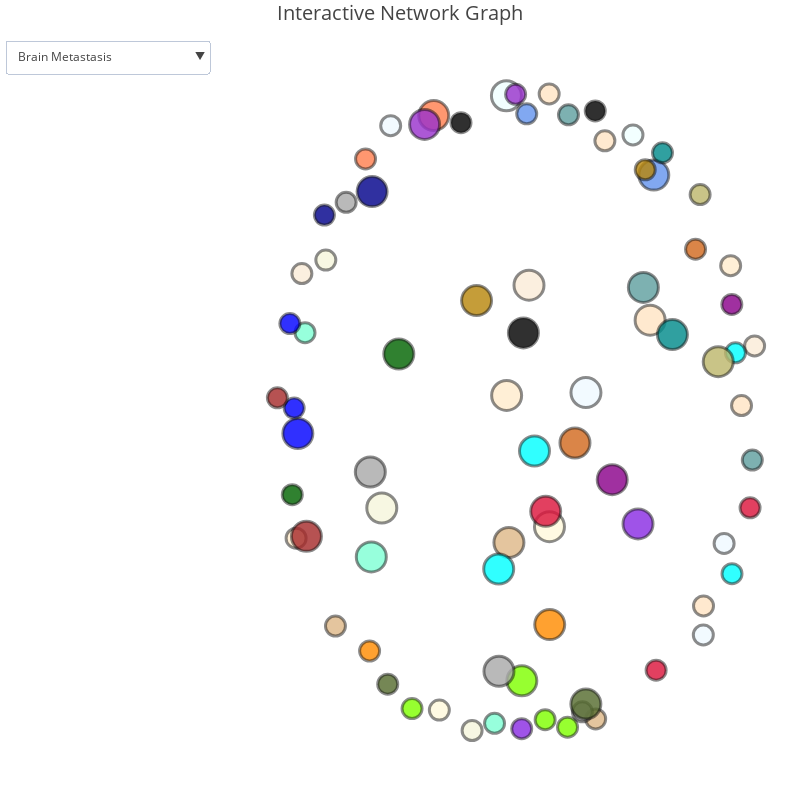

Here is the notebook cell this chart was saved with:
### Code cell
import pandas as pd
import networkx as nx
import plotly.graph_objs as go
import matplotlib.colors as mcolors
import itertools

G = nx.DiGraph()

for index, row in df.iterrows():
    G.add_node(row['Main Topic'], type='Main Topic')
    G.add_node(row['Subtopic'], type='Subtopic')
    G.add_edge(row['Main Topic'], row['Subtopic'])

pos = nx.spring_layout(G, iterations=100, k=1)

colors = itertools.cycle(mcolors.CSS4_COLORS)
node_colors = {}

for component in nx.weakly_connected_components(G):
    color = next(colors)
    for node in component:
        node_colors[node] = color

# Create node traces for Plotly
node_trace = go.Scatter(
    x=[],
    y=[],
    text=[],
    mode='markers',
    hoverinfo='text',
    marker=dict(
        showscale=False,
        size=[], 
        color=[], 
        opacity=0.9,
        line=dict(width=3, color='rgba(0, 0, 0, 0.5)'),
        symbol='circle',
    ))

# Add the nodes and their positions to the node_trace
for node in G.nodes():
    x, y = pos[node]
    node_trace['x'] += (x,)
    node_trace['y'] += (y,)
    
    if G.nodes[node]['type'] == 'Main Topic':
        subtopics = [f"{i+1}. {n}" for i, n in enumerate(G.neighbors(node))]
        hover_text = f"{node}<br>Subtopics:<br>" + "<br>".join(subtopics)
        node_trace['text'] += (hover_text,)
    else:
        node_trace['text'] += ('',)
    
    node_size = 30 if G.nodes[node]['type'] == 'Main Topic' else 20
    node_trace['marker']['size'] += (node_size,)
    
    node_color = mcolors.to_rgba(node_colors[node], alpha=0.9)
    node_trace['marker']['color'] += (f"rgba({int(node_color[0]*255)}, {int(node_color[1]*255)}, {int(node_color[2]*255)}, 0.9)",)

# Pre-create edge traces, initially invisible, and use the color of the main topic
edge_traces = []
for edge in G.edges():
    main_topic = edge[0]  # The main topic is the source node of the edge
    color = mcolors.to_rgba(node_colors[main_topic], alpha=0.9)
    
    x0, y0 = pos[edge[0]]
    x1, y1 = pos[edge[1]]
    edge_traces.append(go.Scatter(
        x=[x0, x1, None],
        y=[y0, y1, None],
        line=dict(width=2, color=f'rgba({int(color[0]*255)}, {int(color[1]*255)}, {int(color[2]*255)}, {color[3]})'),
        hoverinfo='none',
        mode='lines',
        visible=False
    ))

# Create buttons for dropdown menu
buttons = []
main_topics = sorted([node for node in G.nodes() if G.nodes[node]['type'] == 'Main Topic'])

for node in main_topics:
    node_edges = [i for i, edge in enumerate(G.edges()) if edge[0] == node]
    button = dict(
        label=node,
        method='update',
        args=[{
            'visible': [False] * len(edge_traces) + [True],
        }]
    )
    for i in node_edges:
        button['args'][0]['visible'][i] = True  # Make the relevant edges visible
        edge_traces[i]['line']['width'] = 6  # Make the edge bold
    buttons.append(button)

# Create and display the figure
fig = go.Figure(data=edge_traces + [node_trace],
                layout=go.Layout(
                    title='Interactive Network Graph',
                    titlefont_size=20,
                    showlegend=False,
                    hovermode='closest',
                    margin=dict(b=20, l=5, r=5, t=40),
                    xaxis=dict(showgrid=False, zeroline=False, visible=False), 
                    yaxis=dict(showgrid=False, zeroline=False, visible=False),
                    paper_bgcolor='rgba(0,0,0,0)',
                    plot_bgcolor='rgba(0,0,0,0)',
                    width=800,
                    height=800,
                    updatemenus=[{
                        'type': 'dropdown',
                        'showactive': True,
                        'buttons': buttons,
                    }]
                ))

fig.show()

### Figure 1 — Plotly figure (JSON) as saved in the notebook; plotly's stock layout.template omitted (floating-point values rounded to 4 significant figures)
{"data": [{"hoverinfo": "none", "line": {"color": "rgba(240, 248, 255, 0.9)", "width": 6}, "mode": "lines", "type": "scatter", "visible": false, "x": [0.2559, 0.8181, null], "y": [0.05397, -0.4014, null]}, {"hoverinfo": "none", "line": {"color": "rgba(240, 248, 255, 0.9)", "width": 6}, "mode": "lines", "type": "scatter", "visible": false, "x": [0.2559, -0.5389, null], "y": [0.05397, 0.8598, null]}, {"hoverinfo": "none", "line": {"color": "rgba(240, 248, 255, 0.9)", "width": 6}, "mode": "lines", "type": "scatter", "visible": false, "x": [0.2559, 0.7335, null], "y": [0.05397, -0.6779, null]}, {"hoverinfo": "none", "line": {"color": "rgba(250, 235, 215, 0.9)", "width": 6}, "mode": "lines", "type": "scatter", "visible": false, "x": [0.02405, -0.9004, null], "y": [0.3781, 0.4131, null]}, {"hoverinfo": "none", "line": {"color": "rgba(250, 235, 215, 0.9)", "width": 6}, "mode": "lines", "type": "scatter", "visible": false, "x": [0.02405, 0.9423, null], "y": [0.3781, 0.1946, null]}, {"hoverinfo": "none", "line": {"color": "rgba(0, 255, 255, 0.9)", "width": 6}, "mode": "lines", "type": "scatter", "visible": false, "x": [0.0464, 0.8644, null], "y": [-0.1225, 0.1741, null]}, {"hoverinfo": "none", "line": {"color": "rgba(127, 255, 212, 0.9)", "width": 6}, "mode": "lines", "type": "scatter", "visible": false, "x": [-0.6178, -0.1162, null], "y": [-0.4422, -0.9445, null]}, {"hoverinfo": "none", "line": {"color": "rgba(127, 255, 212, 0.9)", "width": 6}, "mode": "lines", "type": "scatter", "visible": false, "x": [-0.6178, -0.8876, null], "y": [-0.4422, 0.2346, null]}, {"hoverinfo": "none", "line": {"color": "rgba(240, 255, 255, 0.9)", "width": 6}, "mode": "lines", "type": "scatter", "visible": false, "x": [-0.06788, 0.4472, null], "y": [0.9501, 0.8316, null]}, {"hoverinfo": "none", "line": {"color": "rgba(245, 245, 220, 0.9)", "width": 6}, "mode": "lines", "type": "scatter", "visible": false, "x": [-0.5751, -0.2076, null], "y": [-0.2945, -0.9663, null]}, {"hoverinfo": "none", "line": {"color": "rgba(245, 245, 220, 0.9)", "width": 6}, "mode": "lines", "type": "scatter", "visible": false, "x": [-0.5751, -0.8029, null], "y": [-0.2945, 0.4538, null]}, {"hoverinfo": "none", "line": {"color": "rgba(255, 228, 196, 0.9)", "width": 6}, "mode": "lines", "type": "scatter", "visible": false, "x": [0.517, 0.7343, null], "y": [0.2726, -0.5903, null]}, {"hoverinfo": "none", "line": {"color": "rgba(255, 228, 196, 0.9)", "width": 6}, "mode": "lines", "type": "scatter", "visible": false, "x": [0.517, 0.1061, null], "y": [0.2726, 0.9555, null]}, {"hoverinfo": "none", "line": {"color": "rgba(255, 228, 196, 0.9)", "width": 6}, "mode": "lines", "type": "scatter", "visible": false, "x": [0.517, 0.8891, null], "y": [0.2726, 0.01467, null]}, {"hoverinfo": "none", "line": {"color": "rgba(255, 228, 196, 0.9)", "width": 6}, "mode": "lines", "type": "scatter", "visible": false, "x": [0.517, 0.3329, null], "y": [0.2726, 0.8139, null]}, {"hoverinfo": "none", "line": {"color": "rgba(0, 0, 0, 0.9)", "width": 6}, "mode": "lines", "type": "scatter", "visible": false, "x": [0.001286, -0.2527, null], "y": [0.2341, 0.8687, null]}, {"hoverinfo": "none", "line": {"color": "rgba(0, 0, 0, 0.9)", "width": 6}, "mode": "lines", "type": "scatter", "visible": false, "x": [0.001286, 0.2937, null], "y": [0.2341, 0.9044, null]}, {"hoverinfo": "none", "line": {"color": "rgba(255, 235, 205, 0.9)", "width": 6}, "mode": "lines", "type": "scatter", "visible": false, "x": [-0.06695, -0.9239, null], "y": [0.0453, -0.3856, null]}, {"hoverinfo": "none", "line": {"color": "rgba(255, 235, 205, 0.9)", "width": 6}, "mode": "lines", "type": "scatter", "visible": false, "x": [-0.06695, 0.8449, null], "y": [0.0453, 0.4371, null]}, {"hoverinfo": "none", "line": {"color": "rgba(0, 0, 255, 0.9)", "width": 6}, "mode": "lines", "type": "scatter", "visible": false, "x": [-0.9167, -0.9318, null], "y": [-0.0695, 0.007206, null]}, {"hoverinfo": "none", "line": {"color": "rgba(0, 0, 255, 0.9)", "width": 6}, "mode": "lines", "type": "scatter", "visible": false, "x": [-0.9167, -0.9493, null], "y": [-0.0695, 0.2624, null]}, {"hoverinfo": "none", "line": {"color": "rgba(138, 43, 226, 0.9)", "width": 6}, "mode": "lines", "type": "scatter", "visible": false, "x": [0.4678, -0.005629, null], "y": [-0.3425, -0.961, null]}, {"hoverinfo": "none", "line": {"color": "rgba(165, 42, 42, 0.9)", "width": 6}, "mode": "lines", "type": "scatter", "visible": false, "x": [-0.8819, -1, null], "y": [-0.3801, 0.03825, null]}, {"hoverinfo": "none", "line": {"color": "rgba(222, 184, 135, 0.9)", "width": 6}, "mode": "lines", "type": "scatter", "visible": false, "x": [-0.05764, -0.7637, null], "y": [-0.3986, -0.6509, null]}, {"hoverinfo": "none", "line": {"color": "rgba(222, 184, 135, 0.9)", "width": 6}, "mode": "lines", "type": "scatter", "visible": false, "x": [-0.05764, 0.2954, null], "y": [-0.3986, -0.9314, null]}, {"hoverinfo": "none", "line": {"color": "rgba(95, 158, 160, 0.9)", "width": 6}, "mode": "lines", "type": "scatter", "visible": false, "x": [0.4895, 0.933, null], "y": [0.3714, -0.1498, null]}, {"hoverinfo": "none", "line": {"color": "rgba(95, 158, 160, 0.9)", "width": 6}, "mode": "lines", "type": "scatter", "visible": false, "x": [0.4895, 0.1847, null], "y": [0.3714, 0.8925, null]}, {"hoverinfo": "none", "line": {"color": "rgba(127, 255, 0, 0.9)", "width": 6}, "mode": "lines", "type": "scatter", "visible": false, "x": [-0.005074, 0.1809, null], "y": [-0.8161, -0.9562, null]}, {"hoverinfo": "none", "line": {"color": "rgba(127, 255, 0, 0.9)", "width": 6}, "mode": "lines", "type": "scatter", "visible": false, "x": [-0.005074, 0.08976, null], "y": [-0.8161, -0.9338, null]}, {"hoverinfo": "none", "line": {"color": "rgba(127, 255, 0, 0.9)", "width": 6}, "mode": "lines", "type": "scatter", "visible": false, "x": [-0.005074, -0.452, null], "y": [-0.8161, -0.9002, null]}, {"hoverinfo": "none", "line": {"color": "rgba(210, 105, 30, 0.9)", "width": 6}, "mode": "lines", "type": "scatter", "visible": false, "x": [0.2112, 0.7019, null], "y": [-0.09839, 0.4867, null]}, {"hoverinfo": "none", "line": {"color": "rgba(255, 127, 80, 0.9)", "width": 6}, "mode": "lines", "type": "scatter", "visible": false, "x": [-0.3636, -0.6412, null], "y": [0.8903, 0.7593, null]}, {"hoverinfo": "none", "line": {"color": "rgba(100, 149, 237, 0.9)", "width": 6}, "mode": "lines", "type": "scatter", "visible": false, "x": [0.532, 0.01482, null], "y": [0.7105, 0.8954, null]}, {"hoverinfo": "none", "line": {"color": "rgba(255, 248, 220, 0.9)", "width": 6}, "mode": "lines", "type": "scatter", "visible": false, "x": [0.1073, -0.3409, null], "y": [-0.3508, -0.9048, null]}, {"hoverinfo": "none", "line": {"color": "rgba(220, 20, 60, 0.9)", "width": 6}, "mode": "lines", "type": "scatter", "visible": false, "x": [0.09204, 0.9238, null], "y": [-0.3046, -0.294, null]}, {"hoverinfo": "none", "line": {"color": "rgba(220, 20, 60, 0.9)", "width": 6}, "mode": "lines", "type": "scatter", "visible": false, "x": [0.09204, 0.5414, null], "y": [-0.3046, -0.7842, null]}, {"hoverinfo": "none", "line": {"color": "rgba(0, 255, 255, 0.9)", "width": 6}, "mode": "lines", "type": "scatter", "visible": false, "x": [-0.09925, 0.8503, null], "y": [-0.4788, -0.4929, null]}, {"hoverinfo": "none", "line": {"color": "rgba(0, 0, 139, 0.9)", "width": 6}, "mode": "lines", "type": "scatter", "visible": false, "x": [-0.6145, -0.8087, null], "y": [0.6607, 0.5899, null]}, {"hoverinfo": "none", "line": {"color": "rgba(0, 139, 139, 0.9)", "width": 6}, "mode": "lines", "type": "scatter", "visible": false, "x": [0.6078, 0.5673, null], "y": [0.2291, 0.7778, null]}, {"hoverinfo": "none", "line": {"color": "rgba(184, 134, 11, 0.9)", "width": 6}, "mode": "lines", "type": "scatter", "visible": false, "x": [-0.1894, 0.4971, null], "y": [0.3318, 0.7267, null]}, {"hoverinfo": "none", "line": {"color": "rgba(169, 169, 169, 0.9)", "width": 6}, "mode": "lines", "type": "scatter", "visible": false, "x": [-0.09823, 0.2413, null], "y": [-0.7874, -0.9099, null]}, {"hoverinfo": "none", "line": {"color": "rgba(0, 100, 0, 0.9)", "width": 6}, "mode": "lines", "type": "scatter", "visible": false, "x": [-0.5058, -0.9394, null], "y": [0.1703, -0.2543, null]}, {"hoverinfo": "none", "line": {"color": "rgba(169, 169, 169, 0.9)", "width": 6}, "mode": "lines", "type": "scatter", "visible": false, "x": [-0.6218, -0.7202, null], "y": [-0.1858, 0.6283, null]}, {"hoverinfo": "none", "line": {"color": "rgba(189, 183, 107, 0.9)", "width": 6}, "mode": "lines", "type": "scatter", "visible": false, "x": [0.7942, 0.7205, null], "y": [0.1473, 0.6518, null]}, {"hoverinfo": "none", "line": {"color": "rgba(139, 0, 139, 0.9)", "width": 6}, "mode": "lines", "type": "scatter", "visible": false, "x": [0.3627, 0.8495, null], "y": [-0.2089, 0.3201, null]}, {"hoverinfo": "none", "line": {"color": "rgba(85, 107, 47, 0.9)", "width": 6}, "mode": "lines", "type": "scatter", "visible": false, "x": [0.2555, -0.551, null], "y": [-0.8864, -0.8263, null]}, {"hoverinfo": "none", "line": {"color": "rgba(255, 140, 0, 0.9)", "width": 6}, "mode": "lines", "type": "scatter", "visible": false, "x": [0.1084, -0.6248, null], "y": [-0.6466, -0.7262, null]}, {"hoverinfo": "none", "line": {"color": "rgba(153, 50, 204, 0.9)", "width": 6}, "mode": "lines", "type": "scatter", "visible": false, "x": [-0.4009, -0.03042, null], "y": [0.8636, 0.9544, null]}, {"hoverinfo": "text", "marker": {"color": ["rgba(240, 248, 255, 0.9)", "rgba(240, 248, 255, 0.9)", "rgba(240, 248, 255, 0.9)", "rgba(240, 248, 255, 0.9)", "rgba(250, 235, 215, 0.9)", "rgba(250, 235, 215, 0.9)", "rgba(250, 235, 215, 0.9)", "rgba(0, 255, 255, 0.9)", "rgba(0, 255, 255, 0.9)", "rgba(127, 255, 212, 0.9)", "rgba(127, 255, 212, 0.9)", "rgba(127, 255, 212, 0.9)", "rgba(240, 255, 255, 0.9)", "rgba(240, 255, 255, 0.9)", "rgba(245, 245, 220, 0.9)", "rgba(245, 245, 220, 0.9)", "rgba(245, 245, 220, 0.9)", "rgba(255, 228, 196, 0.9)", "rgba(255, 228, 196, 0.9)", "rgba(255, 228, 196, 0.9)", "rgba(0, 0, 0, 0.9)", "rgba(0, 0, 0, 0.9)", "rgba(0, 0, 0, 0.9)", "rgba(255, 235, 205, 0.9)", "rgba(255, 235, 205, 0.9)", "rgba(255, 235, 205, 0.9)", "rgba(0, 0, 255, 0.9)", "rgba(0, 0, 255, 0.9)", "rgba(0, 0, 255, 0.9)", "rgba(138, 43, 226, 0.9)", "rgba(138, 43, 226, 0.9)", "rgba(165, 42, 42, 0.9)", "rgba(165, 42, 42, 0.9)", "rgba(222, 184, 135, 0.9)", "rgba(222, 184, 135, 0.9)", "rgba(222, 184, 135, 0.9)", "rgba(95, 158, 160, 0.9)", "rgba(95, 158, 160, 0.9)", "rgba(95, 158, 160, 0.9)", "rgba(127, 255, 0, 0.9)", "rgba(127, 255, 0, 0.9)", "rgba(255, 228, 196, 0.9)", "rgba(127, 255, 0, 0.9)", "rgba(210, 105, 30, 0.9)", "rgba(210, 105, 30, 0.9)", "rgba(255, 127, 80, 0.9)", "rgba(255, 127, 80, 0.9)", "rgba(100, 149, 237, 0.9)", "rgba(100, 149, 237, 0.9)", "rgba(255, 248, 220, 0.9)", "rgba(255, 248, 220, 0.9)", "rgba(220, 20, 60, 0.9)", "rgba(220, 20, 60, 0.9)", "rgba(220, 20, 60, 0.9)", "rgba(0, 255, 255, 0.9)", "rgba(0, 255, 255, 0.9)", "rgba(0, 0, 139, 0.9)", "rgba(0, 0, 139, 0.9)", "rgba(255, 228, 196, 0.9)", "rgba(0, 139, 139, 0.9)", "rgba(0, 139, 139, 0.9)", "rgba(184, 134, 11, 0.9)", "rgba(184, 134, 11, 0.9)", "rgba(169, 169, 169, 0.9)", "rgba(169, 169, 169, 0.9)", "rgba(0, 100, 0, 0.9)", "rgba(0, 100, 0, 0.9)", "rgba(169, 169, 169, 0.9)", "rgba(169, 169, 169, 0.9)", "rgba(189, 183, 107, 0.9)", "rgba(189, 183, 107, 0.9)", "rgba(139, 0, 139, 0.9)", "rgba(139, 0, 139, 0.9)", "rgba(85, 107, 47, 0.9)", "rgba(85, 107, 47, 0.9)", "rgba(127, 255, 0, 0.9)", "rgba(255, 140, 0, 0.9)", "rgba(255, 140, 0, 0.9)", "rgba(153, 50, 204, 0.9)", "rgba(153, 50, 204, 0.9)"], "line": {"color": "rgba(0, 0, 0, 0.5)", "width": 3}, "opacity": 0.9, "showscale": false, "size": [30, 20, 20, 20, 30, 20, 20, 30, 20, 30, 20, 20, 30, 20, 30, 20, 20, 30, 20, 20, 30, 20, 20, 30, 20, 20, 30, 20, 20, 30, 20, 30, 20, 30, 20, 20, 30, 20, 20, 30, 20, 20, 20, 30, 20, 30, 20, 30, 20, 30, 20, 30, 20, 20, 30, 20, 30, 20, 20, 30, 20, 30, 20, 30, 20, 30, 20, 30, 20, 30, 20, 30, 20, 30, 20, 20, 30, 20, 30, 20], "symbol": "circle"}, "mode": "markers", "text": ["Brain Metastasis<br>Subtopics:<br>1. Overall Survival<br>2. Local Control<br>3. Distant Brain Control", "", "", "", "Radiotherapy<br>Subtopics:<br>1. WBRT vs Stereotactic<br>2. Postoperative Targeted Radiotherapy", "", "", "Left-sided Breast Cancer<br>Subtopics:<br>1. DIBH Benefits", "", "DIBH<br>Subtopics:<br>1. Heart and Lung Dose Reduction<br>2. Cardiac Substructures", "", "", "Dosimetry<br>Subtopics:<br>1. MLC Adjustment", "", "PDIP-AAA<br>Subtopics:<br>1. Treatment Plan Accuracy<br>2. Gamma Passing Rates", "", "", "NSCLC<br>Subtopics:<br>1. Atezolizumab and Varlilumab<br>2. Palliative Radiation<br>3. Cardiac Metastasis<br>4. Proximity to Healthcare", "", "", "TASK-3 Channel<br>Subtopics:<br>1. Anesthetics<br>2. Ovarian Cancer", "", "", "HRQoL<br>Subtopics:<br>1. Rectal Cancer Treatment<br>2. Psychosocial Factors", "", "", "TyG Index<br>Subtopics:<br>1. Mortality in ICU<br>2. Insulin Resistance", "", "", "Radiomics<br>Subtopics:<br>1. HER2-low vs HER2-positive BC", "", "Machine Learning<br>Subtopics:<br>1. Breast Cancer Diagnosis", "", "FASN<br>Subtopics:<br>1. Tumor Development<br>2. Immunotherapy", "", "", "Lipoedema<br>Subtopics:<br>1. Tumescent Liposuction<br>2. Quality of Life", "", "", "Breast Cancer<br>Subtopics:<br>1. Heart Failure Risk<br>2. Heart Failure Inpatients<br>3. Screen-Detected vs Non-Screen-Detected", "", "", "", "Fibroblasts<br>Subtopics:<br>1. Esophageal Cancer", "", "Cellular Senescence<br>Subtopics:<br>1. Metformin", "", "Pancreatic Cancer<br>Subtopics:<br>1. SCP Characteristics", "", "SCP<br>Subtopics:<br>1. Molecular Alterations", "", "HCC<br>Subtopics:<br>1. CANX Regulation<br>2. DHA Inhibition", "", "", "Psychosocial Interventions<br>Subtopics:<br>1. Sexual Health in Pelvic Cancer", "", "Older Breast Cancer Patients<br>Subtopics:<br>1. Clinical Trials", "", "", "PCM4EU and PRIME-ROSE<br>Subtopics:<br>1. Precision Cancer Medicine", "", "Methylphenidate<br>Subtopics:<br>1. Cancer-Related Fatigue", "", "CGP<br>Subtopics:<br>1. Precision Cancer Medicine in Hungary", "", "Prostate Cancer<br>Subtopics:<br>1. Older Men Treatments", "", "Cancer Survivors<br>Subtopics:<br>1. Late Effects Management", "", "SMNs<br>Subtopics:<br>1. Risk Based on First Primary Cancer", "", "MOST Trials<br>Subtopics:<br>1. Personalized Medicine", "", "GIST<br>Subtopics:<br>1. Imatinib Discontinuation", "", "", "Parent Psychological Distress<br>Subtopics:<br>1. Parenting Concerns and Cancer", "", "CIPN<br>Subtopics:<br>1. NfL and GFAP Biomarkers", ""], "type": "scatter", "x": [0.2559, 0.8181, -0.5389, 0.7335, 0.02405, -0.9004, 0.9423, 0.0464, 0.8644, -0.6178, -0.1162, -0.8876, -0.06788, 0.4472, -0.5751, -0.2076, -0.8029, 0.517, 0.7343, 0.1061, 0.001286, -0.2527, 0.2937, -0.06695, -0.9239, 0.8449, -0.9167, -0.9318, -0.9493, 0.4678, -0.005629, -0.8819, -1, -0.05764, -0.7637, 0.2954, 0.4895, 0.933, 0.1847, -0.005074, 0.1809, 0.8891, 0.08976, 0.2112, 0.7019, -0.3636, -0.6412, 0.532, 0.01482, 0.1073, -0.3409, 0.09204, 0.9238, 0.5414, -0.09925, 0.8503, -0.6145, -0.8087, 0.3329, 0.6078, 0.5673, -0.1894, 0.4971, -0.09823, 0.2413, -0.5058, -0.9394, -0.6218, -0.7202, 0.7942, 0.7205, 0.3627, 0.8495, 0.2555, -0.551, -0.452, 0.1084, -0.6248, -0.4009, -0.03042], "y": [0.05397, -0.4014, 0.8598, -0.6779, 0.3781, 0.4131, 0.1946, -0.1225, 0.1741, -0.4422, -0.9445, 0.2346, 0.9501, 0.8316, -0.2945, -0.9663, 0.4538, 0.2726, -0.5903, 0.9555, 0.2341, 0.8687, 0.9044, 0.0453, -0.3856, 0.4371, -0.0695, 0.007206, 0.2624, -0.3425, -0.961, -0.3801, 0.03825, -0.3986, -0.6509, -0.9314, 0.3714, -0.1498, 0.8925, -0.8161, -0.9562, 0.01467, -0.9338, -0.09839, 0.4867, 0.8903, 0.7593, 0.7105, 0.8954, -0.3508, -0.9048, -0.3046, -0.294, -0.7842, -0.4788, -0.4929, 0.6607, 0.5899, 0.8139, 0.2291, 0.7778, 0.3318, 0.7267, -0.7874, -0.9099, 0.1703, -0.2543, -0.1858, 0.6283, 0.1473, 0.6518, -0.2089, 0.3201, -0.8864, -0.8263, -0.9002, -0.6466, -0.7262, 0.8636, 0.9544]}], "layout": {"height": 800, "hovermode": "closest", "margin": {"b": 20, "l": 5, "r": 5, "t": 40}, "paper_bgcolor": "rgba(0,0,0,0)", "plot_bgcolor": "rgba(0,0,0,0)", "showlegend": false, "title": {"font": {"size": 20}, "text": "Interactive Network Graph"}, "updatemenus": [{"buttons": [{"args": [{"visible": [true, true, true, false, false, false, false, false, false, false, false, false, false, false, false, false, false, false, false, false, false, false, false, false, false, false, false, false, false, false, false, false, false, false, false, false, false, false, false, false, false, false, false, false, false, false, false, false, true]}], "label": "Brain Metastasis", "method": "update"}, {"args": [{"visible": [false, false, false, false, false, false, false, false, false, false, false, false, false, false, false, false, false, false, false, false, false, false, false, false, false, false, false, true, true, true, false, false, false, false, false, false, false, false, false, false, false, false, false, false, false, false, false, false, true]}], "label": "Breast Cancer", "method": "update"}, {"args": [{"visible": [false, false, false, false, false, false, false, false, false, false, false, false, false, false, false, false, false, false, false, false, false, false, false, false, false, false, false, false, false, false, false, false, false, false, false, false, false, false, false, false, true, false, false, false, false, false, false, false, true]}], "label": "CGP", "method": "update"}, {"args": [{"visible": [false, false, false, false, false, false, false, false, false, false, false, false, false, false, false, false, false, false, false, false, false, false, false, false, false, false, false, false, false, false, false, false, false, false, false, false, false, false, false, false, false, false, false, false, false, false, false, true, true]}], "label": "CIPN", "method": "update"}, {"args": [{"visible": [false, false, false, false, false, false, false, false, false, false, false, false, false, false, false, false, false, false, false, false, false, false, false, false, false, false, false, false, false, false, false, false, false, false, false, false, false, false, false, false, false, false, true, false, false, false, false, false, true]}], "label": "Cancer Survivors", "method": "update"}, {"args": [{"visible": [false, false, false, false, false, false, false, false, false, false, false, false, false, false, false, false, false, false, false, false, false, false, false, false, false, false, false, false, false, false, false, true, false, false, false, false, false, false, false, false, false, false, false, false, false, false, false, false, true]}], "label": "Cellular Senescence", "method": "update"}, {"args": [{"visible": [false, false, false, false, false, false, true, true, false, false, false, false, false, false, false, false, false, false, false, false, false, false, false, false, false, false, false, false, false, false, false, false, false, false, false, false, false, false, false, false, false, false, false, false, false, false, false, false, true]}], "label": "DIBH", "method": "update"}, {"args": [{"visible": [false, false, false, false, false, false, false, false, true, false, false, false, false, false, false, false, false, false, false, false, false, false, false, false, false, false, false, false, false, false, false, false, false, false, false, false, false, false, false, false, false, false, false, false, false, false, false, false, true]}], "label": "Dosimetry", "method": "update"}, {"args": [{"visible": [false, false, false, false, false, false, false, false, false, false, false, false, false, false, false, false, false, false, false, false, false, false, false, true, true, false, false, false, false, false, false, false, false, false, false, false, false, false, false, false, false, false, false, false, false, false, false, false, true]}], "label": "FASN", "method": "update"}, {"args": [{"visible": [false, false, false, false, false, false, false, false, false, false, false, false, false, false, false, false, false, false, false, false, false, false, false, false, false, false, false, false, false, false, true, false, false, false, false, false, false, false, false, false, false, false, false, false, false, false, false, false, true]}], "label": "Fibroblasts", "method": "update"}, {"args": [{"visible": [false, false, false, false, false, false, false, false, false, false, false, false, false, false, false, false, false, false, false, false, false, false, false, false, false, false, false, false, false, false, false, false, false, false, false, false, false, false, false, false, false, false, false, false, false, true, false, false, true]}], "label": "GIST", "method": "update"}, {"args": [{"visible": [false, false, false, false, false, false, false, false, false, false, false, false, false, false, false, false, false, false, false, false, false, false, false, false, false, false, false, false, false, false, false, false, false, false, true, true, false, false, false, false, false, false, false, false, false, false, false, false, true]}], "label": "HCC", "method": "update"}, {"args": [{"visible": [false, false, false, false, false, false, false, false, false, false, false, false, false, false, false, false, false, true, true, false, false, false, false, false, false, false, false, false, false, false, false, false, false, false, false, false, false, false, false, false, false, false, false, false, false, false, false, false, true]}], "label": "HRQoL", "method": "update"}, {"args": [{"visible": [false, false, false, false, false, true, false, false, false, false, false, false, false, false, false, false, false, false, false, false, false, false, false, false, false, false, false, false, false, false, false, false, false, false, false, false, false, false, false, false, false, false, false, false, false, false, false, false, true]}], "label": "Left-sided Breast Cancer", "method": "update"}, {"args": [{"visible": [false, false, false, false, false, false, false, false, false, false, false, false, false, false, false, false, false, false, false, false, false, false, false, false, false, true, true, false, false, false, false, false, false, false, false, false, false, false, false, false, false, false, false, false, false, false, false, false, true]}], "label": "Lipoedema", "method": "update"}, {"args": [{"visible": [false, false, false, false, false, false, false, false, false, false, false, false, false, false, false, false, false, false, false, false, false, false, false, false, false, false, false, false, false, false, false, false, false, false, false, false, false, false, false, false, false, false, false, false, true, false, false, false, true]}], "label": "MOST Trials", "method": "update"}, {"args": [{"visible": [false, false, false, false, false, false, false, false, false, false, false, false, false, false, false, false, false, false, false, false, false, false, true, false, false, false, false, false, false, false, false, false, false, false, false, false, false, false, false, false, false, false, false, false, false, false, false, false, true]}], "label": "Machine Learning", "method": "update"}, {"args": [{"visible": [false, false, false, false, false, false, false, false, false, false, false, false, false, false, false, false, false, false, false, false, false, false, false, false, false, false, false, false, false, false, false, false, false, false, false, false, false, false, false, true, false, false, false, false, false, false, false, false, true]}], "label": "Methylphenidate", "method": "update"}, {"args": [{"visible": [false, false, false, false, false, false, false, false, false, false, false, true, true, true, true, false, false, false, false, false, false, false, false, false, false, false, false, false, false, false, false, false, false, false, false, false, false, false, false, false, false, false, false, false, false, false, false, false, true]}], "label": "NSCLC", "method": "update"}, {"args": [{"visible": [false, false, false, false, false, false, false, false, false, false, false, false, false, false, false, false, false, false, false, false, false, false, false, false, false, false, false, false, false, false, false, false, false, false, false, false, false, true, false, false, false, false, false, false, false, false, false, false, true]}], "label": "Older Breast Cancer Patients", "method": "update"}, {"args": [{"visible": [false, false, false, false, false, false, false, false, false, false, false, false, false, false, false, false, false, false, false, false, false, false, false, false, false, false, false, false, false, false, false, false, false, false, false, false, false, false, true, false, false, false, false, false, false, false, false, false, true]}], "label": "PCM4EU and PRIME-ROSE", "method": "update"}, {"args": [{"visible": [false, false, false, false, false, false, false, false, false, true, true, false, false, false, false, false, false, false, false, false, false, false, false, false, false, false, false, false, false, false, false, false, false, false, false, false, false, false, false, false, false, false, false, false, false, false, false, false, true]}], "label": "PDIP-AAA", "method": "update"}, {"args": [{"visible": [false, false, false, false, false, false, false, false, false, false, false, false, false, false, false, false, false, false, false, false, false, false, false, false, false, false, false, false, false, false, false, false, true, false, false, false, false, false, false, false, false, false, false, false, false, false, false, false, true]}], "label": "Pancreatic Cancer", "method": "update"}, {"args": [{"visible": [false, false, false, false, false, false, false, false, false, false, false, false, false, false, false, false, false, false, false, false, false, false, false, false, false, false, false, false, false, false, false, false, false, false, false, false, false, false, false, false, false, false, false, false, false, false, true, false, true]}], "label": "Parent Psychological Distress", "method": "update"}, {"args": [{"visible": [false, false, false, false, false, false, false, false, false, false, false, false, false, false, false, false, false, false, false, false, false, false, false, false, false, false, false, false, false, false, false, false, false, false, false, false, false, false, false, false, false, true, false, false, false, false, false, false, true]}], "label": "Prostate Cancer", "method": "update"}, {"args": [{"visible": [false, false, false, false, false, false, false, false, false, false, false, false, false, false, false, false, false, false, false, false, false, false, false, false, false, false, false, false, false, false, false, false, false, false, false, false, true, false, false, false, false, false, false, false, false, false, false, false, true]}], "label": "Psychosocial Interventions", "method": "update"}, {"args": [{"visible": [false, false, false, false, false, false, false, false, false, false, false, false, false, false, false, false, false, false, false, false, false, true, false, false, false, false, false, false, false, false, false, false, false, false, false, false, false, false, false, false, false, false, false, false, false, false, false, false, true]}], "label": "Radiomics", "method": "update"}, {"args": [{"visible": [false, false, false, true, true, false, false, false, false, false, false, false, false, false, false, false, false, false, false, false, false, false, false, false, false, false, false, false, false, false, false, false, false, false, false, false, false, false, false, false, false, false, false, false, false, false, false, false, true]}], "label": "Radiotherapy", "method": "update"}, {"args": [{"visible": [false, false, false, false, false, false, false, false, false, false, false, false, false, false, false, false, false, false, false, false, false, false, false, false, false, false, false, false, false, false, false, false, false, true, false, false, false, false, false, false, false, false, false, false, false, false, false, false, true]}], "label": "SCP", "method": "update"}, {"args": [{"visible": [false, false, false, false, false, false, false, false, false, false, false, false, false, false, false, false, false, false, false, false, false, false, false, false, false, false, false, false, false, false, false, false, false, false, false, false, false, false, false, false, false, false, false, true, false, false, false, false, true]}], "label": "SMNs", "method": "update"}, {"args": [{"visible": [false, false, false, false, false, false, false, false, false, false, false, false, false, false, false, true, true, false, false, false, false, false, false, false, false, false, false, false, false, false, false, false, false, false, false, false, false, false, false, false, false, false, false, false, false, false, false, false, true]}], "label": "TASK-3 Channel", "method": "update"}, {"args": [{"visible": [false, false, false, false, false, false, false, false, false, false, false, false, false, false, false, false, false, false, false, true, true, false, false, false, false, false, false, false, false, false, false, false, false, false, false, false, false, false, false, false, false, false, false, false, false, false, false, false, true]}], "label": "TyG Index", "method": "update"}], "showactive": true, "type": "dropdown"}], "width": 800, "xaxis": {"showgrid": false, "visible": false, "zeroline": false}, "yaxis": {"showgrid": false, "visible": false, "zeroline": false}}}
